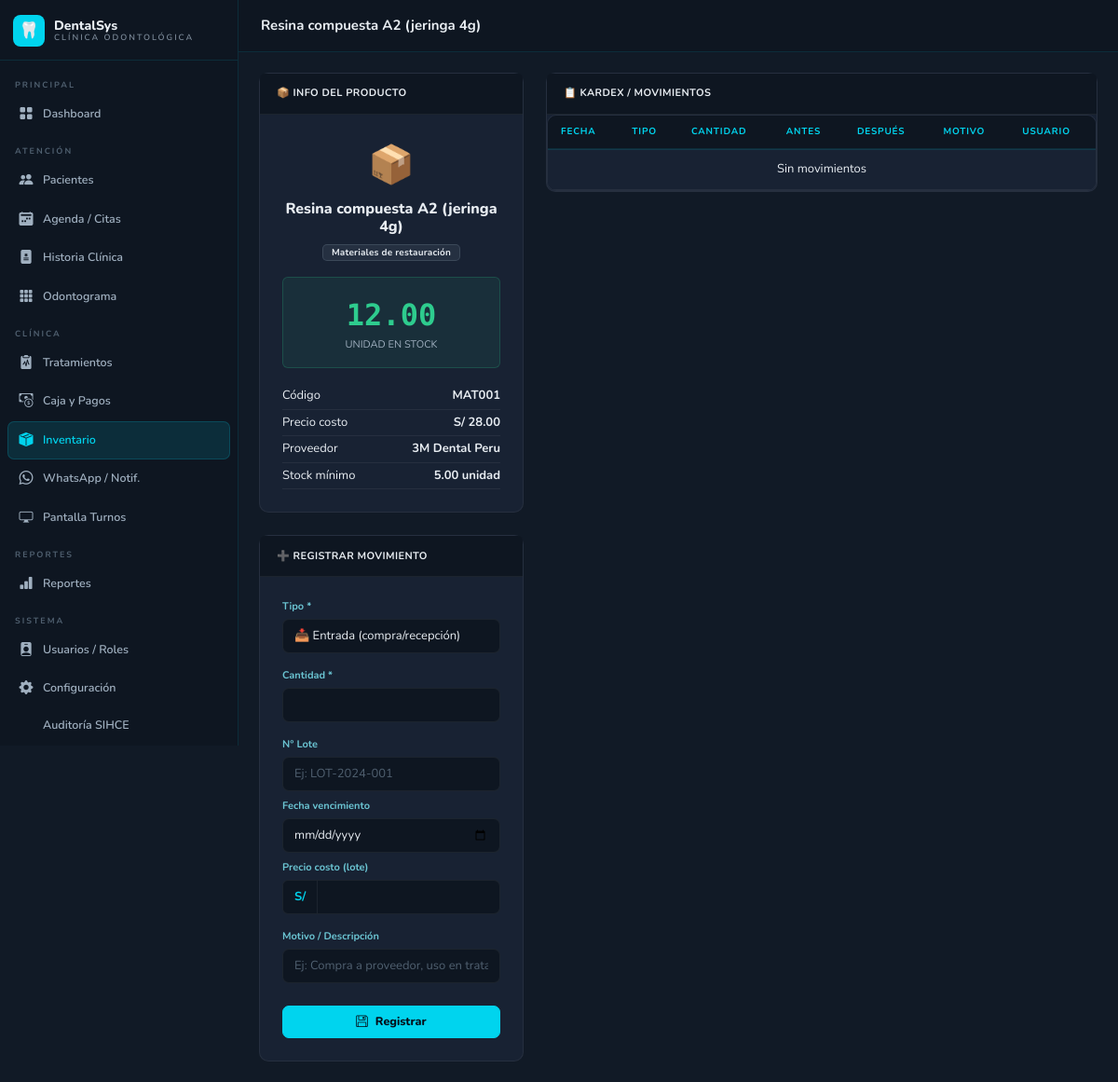
Page /pages/inventario.php?accion=ver&id=2 (signed in) on the committed database.
### tables this page shows
CREATE TABLE IF NOT EXISTS inventario(id INT UNSIGNED NOT NULL AUTO_INCREMENT,categoria_id INT UNSIGNED DEFAULT NULL,codigo VARCHAR(50) DEFAULT NULL,nombre VARCHAR(200) NOT NULL,descripcion TEXT DEFAULT NULL,unidad VARCHAR(30) DEFAULT 'unidad',stock_actual DECIMAL(10,2) DEFAULT 0,stock_minimo DECIMAL(10,2) DEFAULT 0,precio_costo DECIMAL(10,2) DEFAULT 0,proveedor VARCHAR(200) DEFAULT NULL,activo TINYINT(1) DEFAULT 1,created_at TIMESTAMP DEFAULT CURRENT_TIMESTAMP,updated_at TIMESTAMP DEFAULT CURRENT_TIMESTAMP ON UPDATE CURRENT_TIMESTAMP,PRIMARY KEY(id),KEY idx_cat(categoria_id));

CREATE TABLE IF NOT EXISTS inventario_categorias(id INT UNSIGNED NOT NULL AUTO_INCREMENT,nombre VARCHAR(100) NOT NULL,PRIMARY KEY(id));

### includes/config.php (called while the page is built, shortened)
<?php
function db(): PDO {
    static $pdo = null;
    if (!$pdo) $pdo = new PDO(
        "mysql:host=".DB_HOST.";dbname=".DB_NAME.";charset=utf8mb4",
        DB_USER, DB_PASS,
        [PDO::ATTR_ERRMODE=>PDO::ERRMODE_EXCEPTION,
         PDO::ATTR_DEFAULT_FETCH_MODE=>PDO::FETCH_ASSOC,
         PDO::ATTR_EMULATE_PREPARES=>false]
    );
    return $pdo;
}
function getRol(): string      { return $_SESSION['rol'] ?? ''; }
function esRol(string ...$r): bool { return in_array(getRol(),$r); }
function e(string $s): string { return htmlspecialchars($s,ENT_QUOTES,'UTF-8'); }

### pages/inventario.php (the view, shortened to what this page needs)
<?php
require_once __DIR__.'/../includes/config.php';
$accion=$_GET['accion']??'lista'; $id=(int)($_GET['id']??0);
$cats=db()->query("SELECT * FROM inventario_categorias ORDER BY nombre")->fetchAll();
if($accion==='lista'){
 $titulo='Inventario'; $pagina_activa='inv';
 $q=trim($_GET['q']??''); $cat_f=(int)($_GET['cat']??0); $alerta=$_GET['alerta']??'';
 $w='WHERE i.activo=1'; $pm=[];
 if($q){$w.=' AND(i.nombre LIKE ? OR i.codigo LIKE ?)';$b="%$q%";$pm[]=$b;$pm[]=$b;}
 if($cat_f){$w.=' AND i.categoria_id=?';$pm[]=$cat_f;}
 if($alerta==='bajo') $w.=' AND i.stock_actual<=i.stock_minimo';
 $st=db()->prepare("SELECT i.*,c.nombre AS cat FROM inventario i LEFT JOIN inventario_categorias c ON i.categoria_id=c.id $w ORDER BY i.nombre");
 $st->execute($pm); $lista=$st->fetchAll();
 $total_items=db()->query("SELECT COUNT(*) FROM inventario WHERE activo=1")->fetchColumn();
 $stock_bajo=db()->query("SELECT COUNT(*) FROM inventario WHERE stock_actual<=stock_minimo AND activo=1")->fetchColumn();
 $topbar_act='<a href="?accion=nuevo" class="btn btn-primary"><i class="bi bi-plus-lg me-1"></i>Nuevo producto</a>';
 require_once __DIR__.'/../includes/header.php';
?>
<div class="row g-3 mb-4">
 <div class="col-6 col-md-3"><div class="kpi kc"><div class="kpi-ico"><i class="bi bi-box-seam-fill"></i></div><div class="kpi-v"><?=$total_items?></div><div class="kpi-l">Productos</div><div class="kpi-s"></div></div></div>
 <div class="col-6 col-md-3"><div class="kpi kr"><div class="kpi-ico"><i class="bi bi-exclamation-triangle-fill"></i></div><div class="kpi-v"><?=$stock_bajo?></div><div class="kpi-l">Stock bajo</div><div class="kpi-s"></div></div></div>
</div>
<?php if($stock_bajo>0): ?>
<div class="alert-bar alert-bar-r mb-4"><div class="d-flex align-items-center gap-2"><span>⚠️</span><strong style="color:var(--r)"><?=$stock_bajo?> producto<?=$stock_bajo>1?'s':''?> con stock bajo el mínimo</strong></div>
<a href="?alerta=bajo" class="btn btn-del btn-sm">Ver solo estos</a></div>
<?php endif; ?>
<div class="card mb-3 p-3"><form method="GET" class="d-flex gap-2 flex-wrap">
 <div class="flex-fill" style="min-width:180px"><input type="text" name="q" class="form-control" placeholder="Nombre o código..." value="<?=e($q)?>"></div>
 <select name="cat" class="form-select" style="width:160px"><option value="">Todas las categorías</option>
 <?php foreach($cats as $c): ?><option value="<?=$c['id']?>" <?=$cat_f==$c['id']?'selected':''?>><?=e($c['nombre'])?></option><?php endforeach; ?></select>
 <button type="submit" class="btn btn-dk">Buscar</button>
 <?php if($q||$cat_f||$alerta): ?><a href="?" class="btn btn-dk">✕</a><?php endif; ?>
</form></div>
<div class="card"><div class="table-responsive"><table class="table mb-0">
 <thead><tr><th>Código</th><th>Producto</th><th>Categoría</th><th>Stock actual</th><th>Mínimo</th><th>Estado</th><th></th></tr></thead>
 <tbody>
 <?php foreach($lista as $it): $bajo=$it['stock_actual']<=$it['stock_minimo']; ?>
 <tr>
  <td class="mon" style="color:var(--c);font-size:11px"><?=e($it['codigo']??'—')?></td>
  <td><strong><?=e($it['nombre'])?></strong><?php if($it['descripcion']): ?><br><small><?=e(mb_substr($it['descripcion'],0,45))?></small><?php endif; ?></td>
  <td><small><?=e($it['cat']??'—')?></small></td>
  <td><span class="mon fw-bold <?=$bajo?'':'?'?>" style="color:<?=$bajo?'var(--r)':'var(--t)'?>"><?=$it['stock_actual']?> <?=e($it['unidad'])?></span></td>
  <td><small style="color:var(--t2)"><?=$it['stock_minimo']?> <?=e($it['unidad'])?></small></td>
  <td><span class="badge <?=$bajo?'br':'bg'?>"><?=$bajo?'⚠ BAJO':'OK'?></span></td>
  <td><div class="d-flex gap-1">
   <a href="?accion=ver&id=<?=$it['id']?>" class="btn btn-dk btn-ico"><i class="bi bi-eye"></i></a>
   <a href="?accion=editar&id=<?=$it['id']?>" class="btn btn-dk btn-ico"><i class="bi bi-pencil"></i></a>
  </div></td>
 </tr>
 <?php endforeach; if(!$lista): ?>
 <tr><td colspan="7" class="text-center py-4" style="color:var(--t2)">No se encontraron productos</td></tr>
 <?php endif; ?></tbody>
</table></div></div>
<?php require_once __DIR__.'/../includes/footer.php';
}elseif($accion==='ver'&&$id){
 $st=db()->prepare("SELECT i.*,c.nombre AS cat FROM inventario i LEFT JOIN inventario_categorias c ON i.categoria_id=c.id WHERE i.id=?");
 $st->execute([$id]); $it=$st->fetch(); if(!$it){flash('error','Producto no encontrado');go('pages/inventario.php');}
 $movs=db()->prepare("SELECT m.*,CONCAT(u.nombre,' ',u.apellidos) AS usr FROM inventario_movimientos m LEFT JOIN usuarios u ON m.usuario_id=u.id WHERE m.producto_id=? ORDER BY m.created_at DESC LIMIT 20");
 $movs->execute([$id]); $movs=$movs->fetchAll();
 $titulo=$it['nombre']; $pagina_activa='inv';
 $bajo=$it['stock_actual']<=$it['stock_minimo'];
 require_once __DIR__.'/../includes/header.php';
?>
<div class="row g-4">
 <div class="col-12 col-lg-4">
  <div class="card mb-4">
   <div class="card-header"><span>📦 Info del producto</span></div>
   <div class="p-4" style="font-size:13px">
    <div class="text-center mb-3">
     <div style="font-size:40px">📦</div>
     <h3 style="font-size:16px;font-weight:800;margin:8px 0"><?=e($it['nombre'])?></h3>
     <span class="badge bgr"><?=e($it['cat']??'Sin categoría')?></span>
    </div>
    <div class="text-center p-3 rounded mb-3" style="background:<?=$bajo?'rgba(224,82,82,.1)':'rgba(46,204,142,.08)'?>;border:1px solid <?=$bajo?'rgba(224,82,82,.3)':'rgba(46,204,142,.2)'?>">
     <div class="mon fw-bold" style="font-size:32px;color:<?=$bajo?'var(--r)':'var(--g)'?>"><?=$it['stock_actual']?></div>
     <div style="font-size:11px;color:var(--t2)"><?=strtoupper($it['unidad'])?> EN STOCK</div>
    </div>
    <?php foreach([['Código',$it['codigo']??'—'],['Precio costo','S/ '.$it['precio_costo']],['Proveedor',$it['proveedor']??'—'],['Stock mínimo',$it['stock_minimo'].' '.$it['unidad']]] as[$l,$v]): ?>
    <div class="d-flex justify-content-between py-1" style="border-bottom:1px solid var(--bd2)"><span style="color:var(--t2)"><?=$l?></span><strong><?=e($v)?></strong></div>
    <?php endforeach; ?>
   </div>
  </div>
  <div class="card">
   <div class="card-header"><span>➕ Registrar movimiento</span></div>
   <form method="POST" class="p-4">
    <div class="mb-3"><label class="form-label">Tipo *</label>
    <select name="tipo" class="form-select" id="tipoMov">
     <option value="entrada">📥 Entrada (compra/recepción)</option>
    </select></div>
    <div class="mb-3"><label class="form-label">Cantidad *</label><input type="number" name="cantidad" class="form-control" step="0.01" min="0.01" required></div>
    <div id="loteFields" class="mb-3">
     <div class="mb-2"><label class="form-label">N° Lote</label><input type="text" name="lote" class="form-control" placeholder="Ej: LOT-2024-001"></div>
     <div class="mb-2"><label class="form-label">Fecha vencimiento</label><input type="date" name="fecha_venc" class="form-control"></div>
     <div class="mb-2"><label class="form-label">Precio costo (lote)</label><div class="input-group"><span class="input-group-text">S/</span><input type="number" name="precio_lote" class="form-control" step="0.01" min="0"></div></div>
    </div>
    <div class="mb-4"><label class="form-label">Motivo / Descripción</label><input type="text" name="motivo" class="form-control" placeholder="Ej: Compra a proveedor, uso en tratamiento..."></div>
    <button type="submit" class="btn btn-primary w-100"><i class="bi bi-floppy me-2"></i>Registrar</button>
   </form>
  </div>
 </div>
 <div class="col-12 col-lg-8">
  <div class="card">
   <div class="card-header"><span>📋 Kardex / Movimientos</span></div>
   <div class="table-responsive"><table class="table mb-0">
    <thead><tr><th>Fecha</th><th>Tipo</th><th>Cantidad</th><th>Antes</th><th>Después</th><th>Motivo</th><th>Usuario</th></tr></thead>
    <tbody>
    <?php foreach($movs as $m): $tcl=['entrada'=>'bg','salida'=>'br','ajuste'=>'ba']; ?>
    <tr>
     <td><small><?=fDT($m['created_at'])?></small></td>
     <td><span class="badge <?=$tcl[$m['tipo']]?>"><?=strtoupper($m['tipo'])?></span></td>
     <td class="mon fw-bold" style="color:<?=$m['tipo']==='entrada'?'var(--g)':'var(--r)'?>"><?=$m['tipo']==='entrada'?'+':'-'?><?=$m['cantidad']?></td>
     <td class="mon" style="font-size:11px"><?=$m['stock_antes']?></td>
     <td class="mon" style="font-size:11px"><?=$m['stock_despues']?></td>
     <td><small><?=e($m['motivo']??'—')?></small></td>
     <td><small><?=e($m['usr']??'—')?></small></td>
    </tr>
    <?php endforeach; if(!$movs): ?><tr><td colspan="7" class="text-center py-3" style="color:var(--t2)">Sin movimientos</td></tr><?php endif; ?></tbody>
   </table></div>
  </div>
 </div>
</div>
<?php
require_once __DIR__.'/../includes/footer.php';
}

### includes/header.php (shortened to what this page needs)
?><!DOCTYPE html>
<html lang="es">
<head>
<link href="https://cdn.jsdelivr.net/npm/bootstrap@5.3.2/dist/css/bootstrap.min.css" rel="stylesheet">
<link href="https://cdn.jsdelivr.net/npm/bootstrap-icons@1.11.3/font/bootstrap-icons.min.css" rel="stylesheet">
</head>
<body>
<nav class="sb" id="sb">
 <div class="sb-brand">
  <div class="sb-logo">🦷</div>
  <div class="sb-name">DentalSys<small>Clínica Odontológica</small></div>
 </div>
 <div class="sb-nav">
  <?php $r=getRol(); $p=$pagina_activa; ?>
  <div class="sb-sec">Principal</div>
  <a href="<?=BASE_URL?>/index.php" class="<?=$p==='dash'?'act':''?>"><i class="bi bi-grid-fill"></i>Dashboard</a>
  <div class="sb-sec">Atención</div>
  <a href="<?=BASE_URL?>/pages/pacientes.php" class="<?=$p==='pac'?'act':''?>"><i class="bi bi-people-fill"></i>Pacientes</a>
  <a href="<?=BASE_URL?>/pages/citas.php" class="<?=$p==='citas'?'act':''?>"><i class="bi bi-calendar2-week-fill"></i>Agenda / Citas</a>
  <a href="<?=BASE_URL?>/pages/historia_clinica.php" class="<?=$p==='hc'?'act':''?>"><i class="bi bi-file-medical-fill"></i>Historia Clínica</a>
  <a href="<?=BASE_URL?>/pages/odontograma.php" class="<?=$p==='odont'?'act':''?>"><i class="bi bi-grid-3x3-gap-fill"></i>Odontograma</a>
  <div class="sb-sec">Clínica</div>
  <a href="<?=BASE_URL?>/pages/tratamientos.php" class="<?=$p==='trat'?'act':''?>"><i class="bi bi-clipboard2-pulse-fill"></i>Tratamientos</a>
  <?php if(esRol('admin','contador','recepcion')): ?>
  <a href="<?=BASE_URL?>/pages/pagos.php" class="<?=$p==='pagos'?'act':''?>"><i class="bi bi-cash-coin"></i>Caja y Pagos</a>
  <?php endif; ?>
  <a href="<?=BASE_URL?>/pages/inventario.php" class="<?=$p==='inv'?'act':''?>">
   <i class="bi bi-box-seam-fill"></i>Inventario
  </a>
  <a href="<?=BASE_URL?>/pages/notificaciones.php" class="<?=$p==='notif'?'act':''?>"><i class="bi bi-whatsapp"></i>WhatsApp / Notif.</a>
  <a href="<?=BASE_URL?>/pages/turnos.php" class="<?=$p==='turnos'?'act':''?>"><i class="bi bi-display"></i>Pantalla Turnos</a>
  <div class="sb-sec">Reportes</div>
  <a href="<?=BASE_URL?>/pages/reportes.php" class="<?=$p==='rep'?'act':''?>"><i class="bi bi-bar-chart-fill"></i>Reportes</a>
  <?php if(esRol('admin')): ?>
  <div class="sb-sec">Sistema</div>
  <a href="<?=BASE_URL?>/pages/admin/usuarios.php" class="<?=$p==='usr'?'act':''?>"><i class="bi bi-person-badge-fill"></i>Usuarios / Roles</a>
  <a href="<?=BASE_URL?>/pages/admin/configuracion.php" class="<?=$p==='cfg'?'act':''?>"><i class="bi bi-gear-fill"></i>Configuración</a>
  <a href="<?=BASE_URL?>/pages/admin/auditoria.php" class="<?=$p==='audit'?'act':''?>"><i class="bi bi-shield-check-fill"></i>Auditoría SIHCE</a>
  <?php endif; ?>
 </div>
</nav>
<div class="mw">
 <div class="tb">
  <div class="d-flex align-items-center gap-2">
   <span class="tb-title"><?=e($titulo??'')?></span>
  </div>
 </div>
 <div class="pb">

### rows in the picture
inventario: nombre "Resina compuesta A2 (jeringa 4g)", inventario_categorias.nombre "Materiales de restauración", stock_actual "12.00", unidad "UNIDAD"

### other values in the picture
$l "Código"
$v "MAT001"
$l "Precio costo"
$v "S/ 28.00"
$l "Proveedor"
$v "3M Dental Peru"
$l "Stock mínimo"
$v "5.00 unidad"
